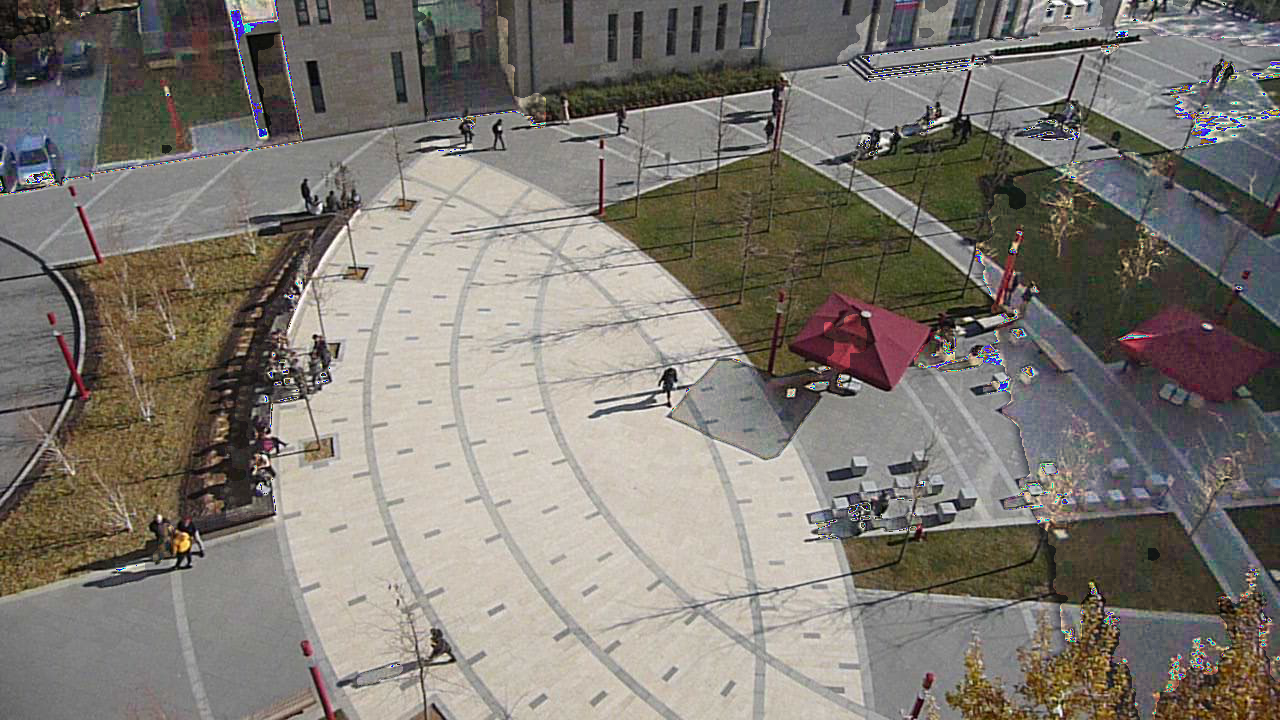
#> input picture corrected_shadow_test.png, 1280 x 720 px; its folder holds only this picture in this run
$ python ClusteringFramework.py --image corrected_shadow_test.png
#> lines starting #> are read from the running program, lines starting #| are printed output that depends on the picture
import os
import cv2
import sys
import time
import hdbscan
import numpy as np
import seaborn as sea
import sklearn.cluster as cluster

from os.path import join
from collections import OrderedDict
from sklearn.preprocessing import normalize

'''
The testing step includes the comparison of the clustering algorithms on the given
image segmentation task. Each result is visualized in a grid where the difference can be
easily seen

The tested algorithms are: (All tested in RGB,LAB,HSV and LUV color spaces)
- Meanshift
- DBSCAN
- HDSCAN

All algorithms are tested in Python environment, and their times are also recorded.

Comparing with: http://www.cs.unc.edu/~jtighe/Papers/ECCV10/siftflow/baseFinal.html
'''

def normalizeColor(color):
    return [255 * channel for channel in color]


# Spatial and color features are extracted from image and prepared for clustering
def generate_features(imageOI):

    colorChannelWidth = imageOI.shape[2] if len(imageOI.shape) > 2 else 1
    height, width  = imageOI.shape[:2]

    # Spatial features doesn't vary on the image_channels as they are not related to color spaces
    yy, xx = np.meshgrid(np.arange(0, width), np.arange(0, height))
    if debugging:
        print("{} and {}".format(yy, xx))

    spatialFeatures = np.vstack([xx.ravel(), yy.ravel()]).T  # Column ordered elements

    if colorChannelWidth > 1:
        colorFeatures = np.vstack(list(map(lambda i: imageOI[:, :, i].ravel(), range(colorChannelWidth)))).T
    else:
        colorFeatures = np.vstack([imageOI[:, :].ravel()]).T


    # Create the data as 5 dimensional np array that contains color and spatial features
    features = np.zeros((width * height, colorChannelWidth + 2))

    features[:, 0:2] = spatialFeatures
    features[:, 2:] = colorFeatures

    features = normalize(features, axis = 0, norm="max")

    return features


# Test all algorithms, draw results color images. Labels are considered as pixel values
def generate_segments(data, img, img_name, colorSpace):

    algorithms = OrderedDict((
                              ('DB', cluster.DBSCAN),
                              ('HDB', hdbscan.HDBSCAN),
                              ('Mean', cluster.MeanShift),
                            ))
    kwds = [0] * len(algorithms.keys())

    # We cannot use flatImage as it is missing spatial information
    # We need to first filter the image using the meanshift THEN CLUSTER MANUALLY using data local maximas

    # Bin seeding speeds up the code as the initial locations of the kernels are in the discretized versions of points
    # We estimate the required bandwidth using sklearn's method
    # Parameter: PARAMETERS ARE OPEN TO ADJUSTMENTS

    # Putting emphasis in color
    mean_data = data

    kwds[list(algorithms.keys()).index('DB')] = {'eps': 0.015, 'min_samples': 6, 'n_jobs': -1}
    kwds[list(algorithms.keys()).index('HDB')] = {'min_cluster_size': 175}
    kwds[list(algorithms.keys()).index('Mean')] = {'bandwidth': cluster.estimate_bandwidth(X=mean_data,
                                                                                           n_samples=int(
                                                                                                img.shape[0] * img.shape[1] / 100),
                                                                                           quantile=0.1,
                                                                                           n_jobs=-1),
                                                   'n_jobs': -1,
                                                   'bin_seeding': True}

    cluster_results = [0] * len(algorithms.keys())
    file_names = [0] * len(algorithms.keys())

    for i, v in enumerate(algorithms):
        start_time = time.time()
        print("Starting {}".format(str(algorithms[v])))

        if v == 'Mean':
            clustering = cluster.MeanShift(**kwds[i]).fit(mean_data)
            labels = clustering.labels_

            print("Meanshift bandwith is: {}".format(kwds[i]['bandwidth']))

            #region cluster_process

            #After filtering the image, determine individual clusters using connected components approach

            globalLabel = 0

            label_list = np.unique(labels)
            label_image = np.reshape(labels, img.shape[:2]).astype("uint8")
            new_labels = np.zeros_like(label_image)

            for label in label_list:

                # Obtain label contours
                current_label_image = np.zeros_like(label_image)

                rows, cols = np.where(label_image == label)
                current_label_image[rows, cols] = 255

                from skimage import measure

                all_labels = measure.label(current_label_image, connectivity=1)

                rows, cols = np.where(all_labels != 0)
                new_labels[rows, cols] = all_labels[rows, cols] + globalLabel
                globalLabel += np.max(all_labels)

            #endregion

            labels = np.reshape(new_labels, labels.shape).astype("uint8")

        # [12 lines of commented-out code are left out]

        else:
            labels = algorithms[v](**kwds[i]).fit_predict(data)

        end_time = time.time()

        print("Algorithm {} took {} seconds on {} image ".format(str(algorithms[v]), str(end_time - start_time),
                                                                 colorSpace))

        # Grayscale resulting image
        cluster_results[i] = np.reshape(labels, img.shape[:2]).astype("uint8")
        cluster_results[i] = np.amax(cluster_results[i]) - cluster_results[i]

        file_names[i] = img_name[:img_name.rfind(".")] + "_" + str(v) + "_" + colorSpace

        # Colored segments for debugging. Some segments may have the same color value, but they are actually different
        # as seen in the grayscale results; where pixel value is directly its corresponding label
        if debugging:

            palette = sea.color_palette('deep', np.unique(labels).max() + 1)
            colors = [normalizeColor(palette[x]) if x >= 0 else (0.0, 0.0, 0.0) for x in labels]

            result = np.reshape(colors, img.shape).astype("uint8")

            print("Number of clusters: {}", np.unique(labels))

            cv2.imshow("Color Result of {} algorithm on {} image".format(str(algorithms[v]), colorSpace), result)
            cv2.imwrite("{}_segments{}".format(file_names[i], img_name[img_name.rfind("."):]),result)
            cv2.waitKey(5)

            cv2.imshow("Original", img)
            cv2.waitKey(0)
            # cv2.destroyAllWindows()

    return cluster_results, file_names


# Prepare the image for clustering and extract the results
def process_image(img_name, detection_file,  resizing=1):

#> called with img_name = 'corrected_shadow_test.png', resizing = 0.25
    print("Processing image " + img_name)
    org_image = cv2.imread(img_name)
#> org_image is the input picture: shape (720, 1280, 3); mean B, G, R 114.3, 121.4, 126.5
    # Image order
    image_order = {'RGB': 0, 'LAB': 1, 'HSV': 2, 'LUV': 3}

    image_channels = [0] * len(image_order.keys())

    # Resizing is done to accelerate the clustering process
    resized_image = cv2.resize(org_image, None, fx=resizing, fy=resizing)
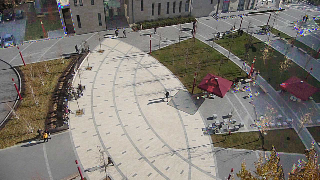
#> resized_image: shape (180, 320, 3); mean B, G, R 114.4, 121.4, 126.5

    if resized_image.shape[2] == 4:  # BGRA conversion
        resized_image = cv2.cvtColor(resized_image, cv2.COLOR_BGRA2BGR)
    image_channels[image_order['LAB']] = cv2.cvtColor(resized_image, cv2.COLOR_BGR2LAB)

    # Normal hsv: Hue range 0-180, here 0-360
    image_channels[image_order['HSV']] = cv2.cvtColor(resized_image, cv2.COLOR_BGR2HSV_FULL)
    image_channels[image_order['LUV']] = cv2.cvtColor(resized_image, cv2.COLOR_BGR2LUV)
    image_channels[image_order['RGB']] = cv2.cvtColor(resized_image, cv2.COLOR_BGR2RGB)

    # Color features are created for each color space separately
    features = [0] * len(image_order.keys())
    clustering_results = [0] * len(image_order.keys())

    for i, v in enumerate(image_order):
        imageOI = image_channels[i]

        features[i] = generate_features(imageOI)
        clustering_results[i], fileNames = generate_segments(features[i], imageOI, img_name, v)
#> after the loop in generate_segments, `for i, v in enumerate(algorithms):`: cluster_results = 3 items; file_names = ['corrected_shadow_test_DB_RGB', 0, 0]

        for i, result in enumerate(clustering_results[i]):
            navigable_mask = extract_navigable_areas(result, org_image, resizing, detection_file).astype("uint8")

            # Resize back to original size
            navigable_mask = cv2.resize(navigable_mask, None, fx=1 / resizing, fy=1 / resizing,
                                        interpolation=cv2.INTER_LINEAR)

            org_image = cv2.imread(img_name)
            print("Writing to file {}".format(fileNames[i]))

            #region navigable

            cv2.imshow(fileNames[i] + img_name[img_name.rfind("."):], navigable_mask)
            navigable_area = cv2.bitwise_and(src1=org_image,
                                             src2=org_image,
                                             dst=None,
                                             mask = navigable_mask)
            cv2.imshow(fileNames[i] + "_colored" + img_name[img_name.rfind("."):], navigable_area)
            cv2.waitKey(0)

            cv2.destroyAllWindows()
            cv2.imwrite(fileNames[i]  + img_name[img_name.rfind("."):] , navigable_mask)
            cv2.imwrite(fileNames[i] + "_colored" + img_name[img_name.rfind("."):], navigable_area)

            #endregion


'''
The navigable areas extraction algorithm
-   Create an empty list that will hold the navigable labels, where number of occurrences in it represents number
of frames they are identified as navigable
-   For every second (fps), read the frame
-   Extract the location of the pedestrian as image coordinate (normalized, as the image is currently scaled down)
-   Create a set for current frame, which contains labels of segments that are being navigated by at least 1 pedestrian
-   After each frame, add the set of labels to overall list of labels
-   In the end, count number of frames where each segment is identified as navigable and calculate its percentage
to total number of frames, consider ones that are below the threshold as noise
-   Apply the mask onto the segments to obtain final navigable areas as a binary image (as white)
'''


# [66 lines left out: function extract_navigable_areas, not called in this run]


# TODO: What about foreground segments ?
# - Allow user to click on segments that are going to be used as foreground objects
# - Create a mask from them too
# - Convert the mask into a binary image and apply it to Unity for obstruction
# - https://answers.unity.com/questions/1163458/use-an-object-as-a-mask-for-a-camera.html
# - POSSIBLE IMPROVEMENT we can predict the next location of the pedestrian using cnn and consider the last
# location where we were able to track, the segment inside the vector of prediction and last seen is considered
# as a foreground segment
# - But of course, we could use a cnn (as in that paper), to semantically label everything except ground and consider
# certain labels as foreground,WE CAN EVEN PLACE THEM ON OUR MESH AS OBSTACLES WHICH WOULD INCREASE REALISM
def define_foreground(segmented_img):
    pass


if __name__ == "__main__":

    import argparse

    parser = argparse.ArgumentParser(description="Apply segmentation algortihms (DB, HDBSCAN, Meanshift) to the given image"
                                                 "on different color formats (RGB, HSV, LAB, LUV)",
                                     formatter_class=argparse.ArgumentDefaultsHelpFormatter
                                     )
    parser.add_argument('-i', '--image', help="Image file or folder to segment")
    parser.add_argument('-f', '--ped_file', help="Detection file used for determining navigable areas")
    parser.add_argument('-d', '--debug', help="Debugging on or off", const= True,
                        default=False, nargs='?')
    parser.add_argument('--useSpatial', help="Use spatial features in segmentation", const= True,
                        default=True, nargs='?')
    parser.add_argument('-r', '--resize', help="Amount of resizing applied to image", default=0.25)
    args = parser.parse_args()

    pedestrian_detection_data = args.ped_file

    debugging = args.debug
    useSpatialFeatures = args.useSpatial

    try:
        # If image, directly call the method
        if os.path.isfile(args.image):
            process_image(args.image, pedestrian_detection_data, args.resize)
#> (the call stopped at in generate_segments, `labels = algorithms[v](**kwds[i]).fit_predict(data)`: hdbscan is not available in this run)
        else:  # If folder, call  the method for every image in it (only goes one level,
            # doesn't recursively search for images)
            print("Processing folder " + args.image)
            file_list = [args.image + os.path.sep + file for file in os.listdir(args.image) if
                         os.path.isfile(join(args.image, file))]
            for image in file_list:
                process_image(image, pedestrian_detection_data, args.resize)
    except FileNotFoundError:
        print(args.image + " is not found. Ignoring...")
